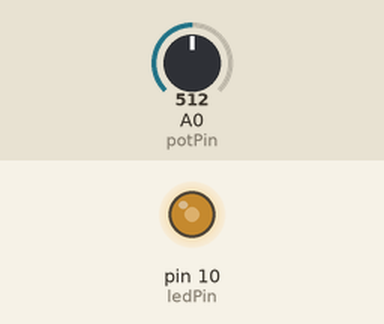
Recording of a sketch running on a simulated Arduino Uno, built with avr-gcc and run on an emulated ATmega328P. On the bench: output pins drawn as LEDs (lit = HIGH). The inputs (shaded band) are chosen by the test bench; at power-on: A0 (potPin) = 512. What the sketch prints to the serial monitor is not drawn.

Above: at 1.2 s.
1.3 s: A0 (potPin) set to 716
At 1.8 s:
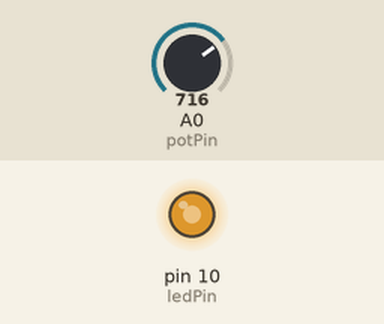
2.8 s: A0 (potPin) set to 900
At 4.0 s:
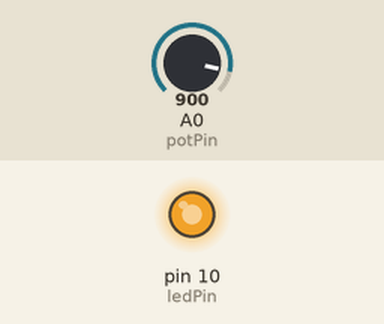
4.3 s: A0 (potPin) set to 122
At 5.3 s:
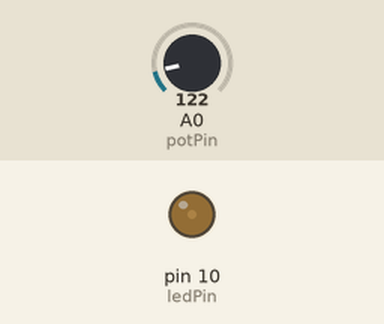
5.8 s: A0 (potPin) set to 0
At 6.4 s:
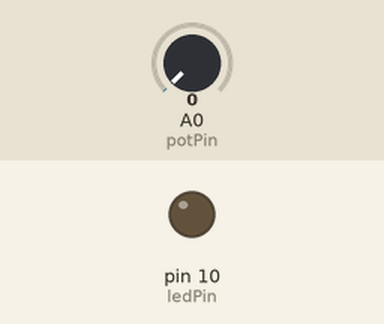
7.3 s: A0 (potPin) set to 511
At 7.6 s:
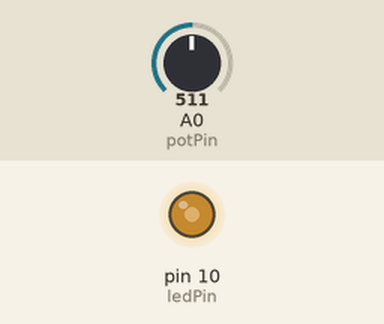
Timing chart, 0 to 9.8 s (numbered marks = the images above; inputs shaded):
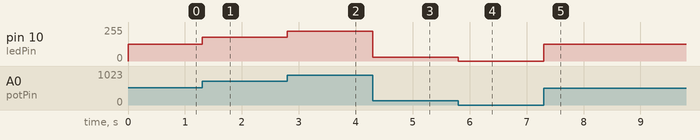

The sketch:

4_1_Potentiometer_volts_led_brightness.ino
```cpp
const int ledPin = 10; // green led
int potPin = 0;     // Set up the potentiometer pin

void setup() {
  Serial.begin(9600);
  pinMode(ledPin, OUTPUT);
}


// Main loop to continuously receive input and update LED brightness
void loop() {
    Serial.println(map(analogRead(potPin), 0, 1023, 0, 5));

    int brightness = map(analogRead(potPin), 0, 1023, 0, 255);
    analogWrite(ledPin, brightness);
}
```

Measured:
- after the input at 1.3 s, pin 10 (ledPin): 127/255 → 178/255 at once
- after the input at 2.8 s, pin 10 (ledPin): 178/255 → 224/255 at once
- after the input at 4.3 s, pin 10 (ledPin): 224/255 → 30/255 at once
- after the input at 5.8 s, pin 10 (ledPin): 30/255 → 0/255 at once
- after the input at 7.3 s, pin 10 (ledPin): 0/255 → 127/255 at once
